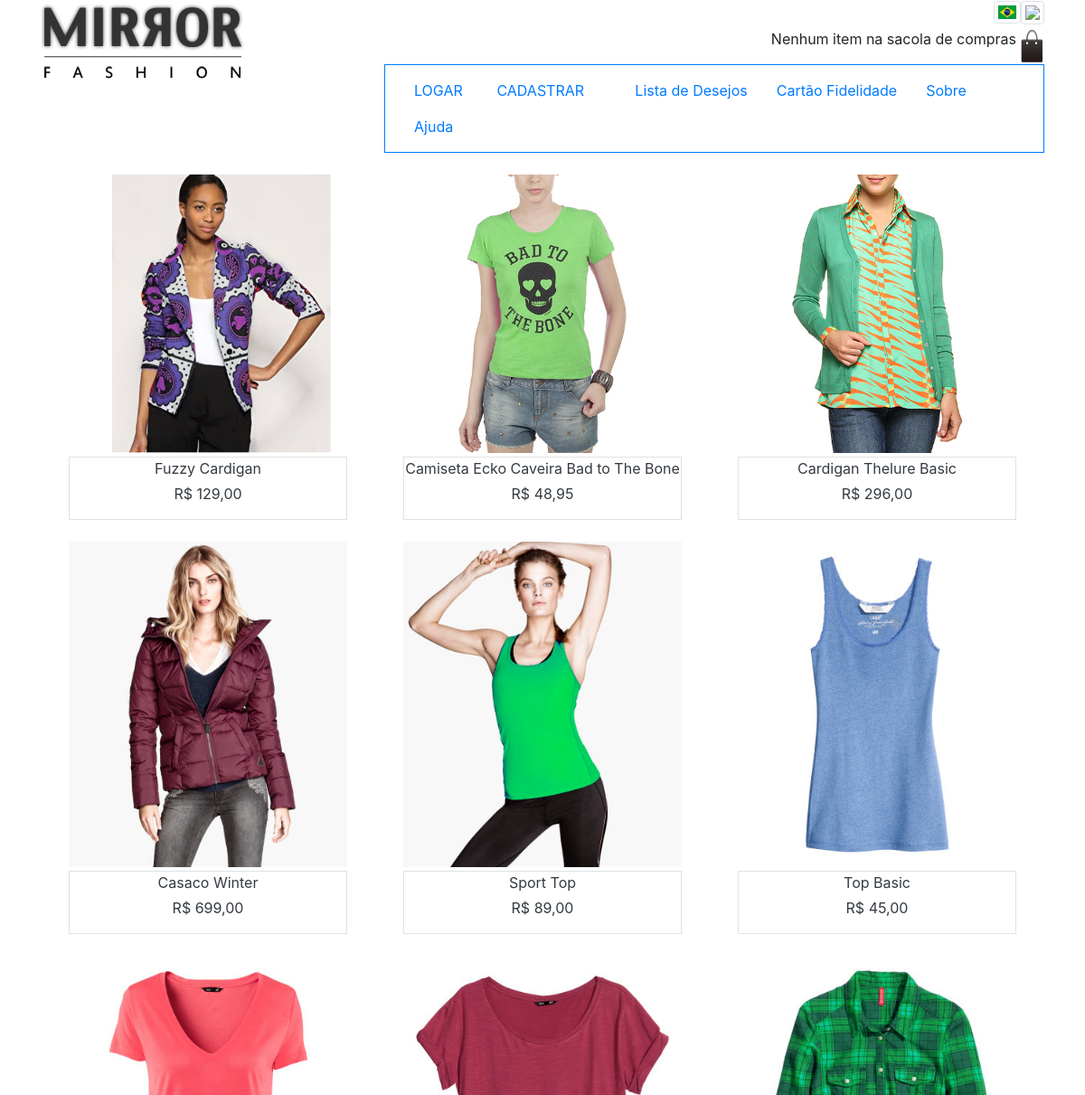
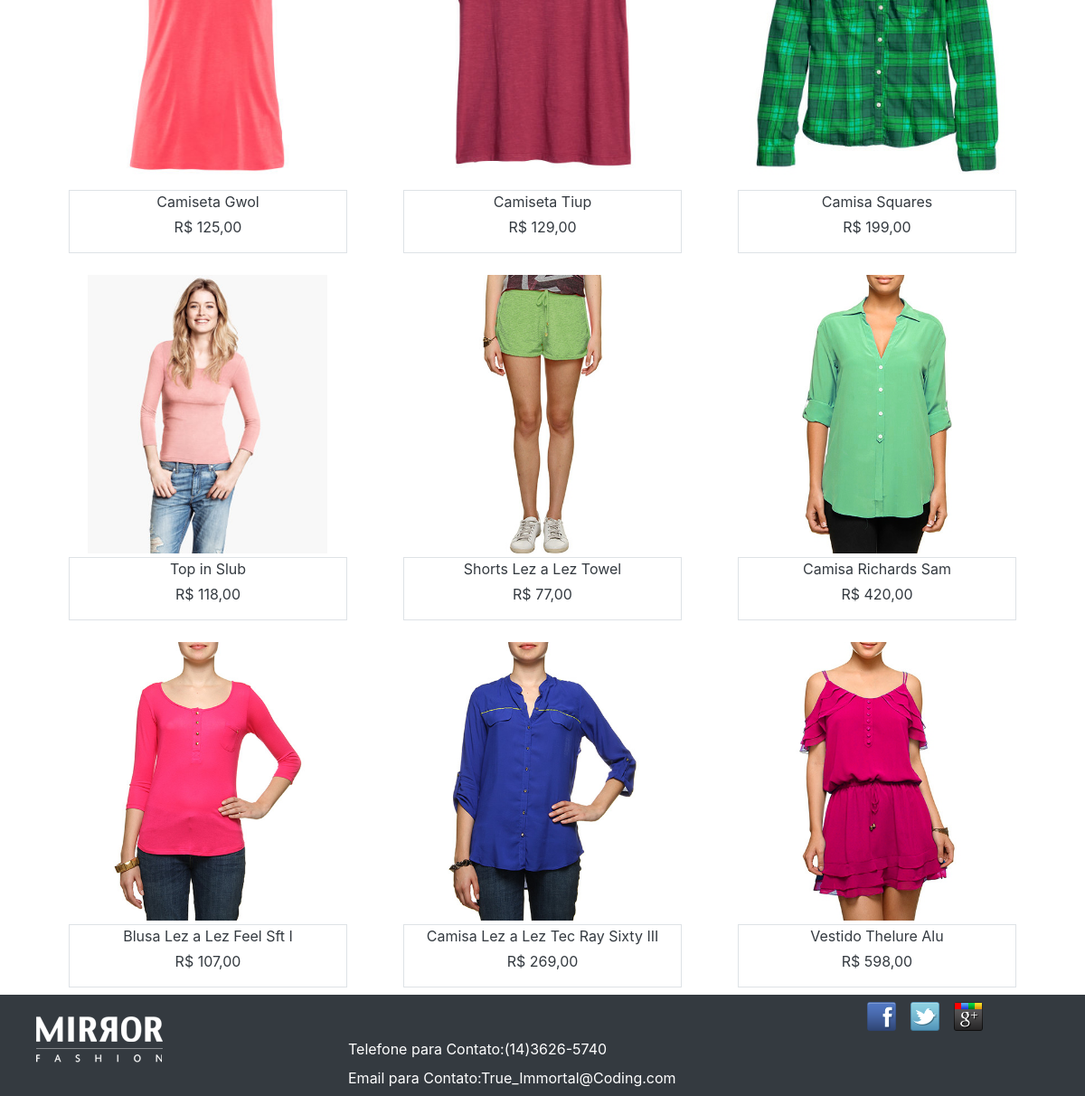
Page /todos_os_produtos.php on the committed database (2 pictures, top to bottom).
### tables this page shows
CREATE TABLE `produtos` (
  `id` int(11) NOT NULL,
  `nome` varchar(255) DEFAULT NULL,
  `preco` varchar(45) DEFAULT NULL,
  `descricao` text DEFAULT NULL,
  `type` varchar(20) NOT NULL,
  `data` date DEFAULT NULL,
  `vendas` int(11) DEFAULT NULL
);

### conexao_bancophp.php (called while the page is built, shortened)
<?php
	$conexao = mysqli_connect("127.0.0.1","root","","wd43");
	$dados = mysqli_query($conexao,"SELECT * FROM produtos");
	$dadosF = mysqli_fetch_all($dados);
?>

### todos_os_produtos.php (the view, shortened to what this page needs)
<?php
	include ("cabecalho_bootstrap.php")
?>
<?php
	include('conexao_bancophp.php');
?>
<div class="mb-5 p-2">
	<div class='d-flex justify-content-center bg-white mb-5'>
		<div class='container  row mt-2'>
		<?php
			$arr = array( "a"=>"azul", "b"=>"verde", "c"=>"rosa");
			foreach($dadosF as $p):
		?>
			<div class=" col-md-4 mb-2">
				<div>
					<a class="nav-link text-dark" href="produto.php?id=<?= $p[0]?>">
						<img class='img-fluid' src='img/produtos/foto<?= $p[0]?>-<?= $arr[array_rand($arr)] ?>.png'>
						<div class="border mt-1 bg-white">
							<div class="d-flex justify-content-center">
								<p class=" mb-1"><?= $p[1]?></p>
							</div>
							<div class="d-flex justify-content-center">
							<p ><?= $p[2] ?></p>
							</div>
						</div>
					</a>
				</div>
			</div>
		<?php
			endforeach;
		?>
		</div>
	</div>
</div>
<?php
include("rodape_bootstrap.php")
?>

### rows in the picture
produtos: shows a picture, nome "Fuzzy Cardigan", preco "R$ 129,00"
produtos: shows a picture, nome "Camiseta Ecko Caveira Bad to The Bone", preco "R$ 48,95"
produtos: shows a picture, nome "Cardigan Thelure Basic", preco "R$ 296,00"
produtos: shows a picture, nome "Casaco Winter", preco "R$ 699,00"
produtos: shows a picture, nome "Sport Top", preco "R$ 89,00"
produtos: shows a picture, nome "Top Basic", preco "R$ 45,00"
produtos: shows a picture, nome "Camiseta Gwol", preco "R$ 125,00"
produtos: shows a picture, nome "Camiseta Tiup", preco "R$ 129,00"
produtos: shows a picture, nome "Camisa Squares", preco "R$ 199,00"
produtos: shows a picture, nome "Top in Slub", preco "R$ 118,00"
produtos: shows a picture, nome "Shorts Lez a Lez Towel", preco "R$ 77,00"
produtos: shows a picture, nome "Camisa Richards Sam", preco "R$ 420,00"
produtos: shows a picture, nome "Blusa Lez a Lez Feel Sft I", preco "R$ 107,00"
produtos: shows a picture, nome "Camisa Lez a Lez Tec Ray Sixty III", preco "R$ 269,00"
produtos: shows a picture, nome "Vestido Thelure Alu", preco "R$ 598,00"
